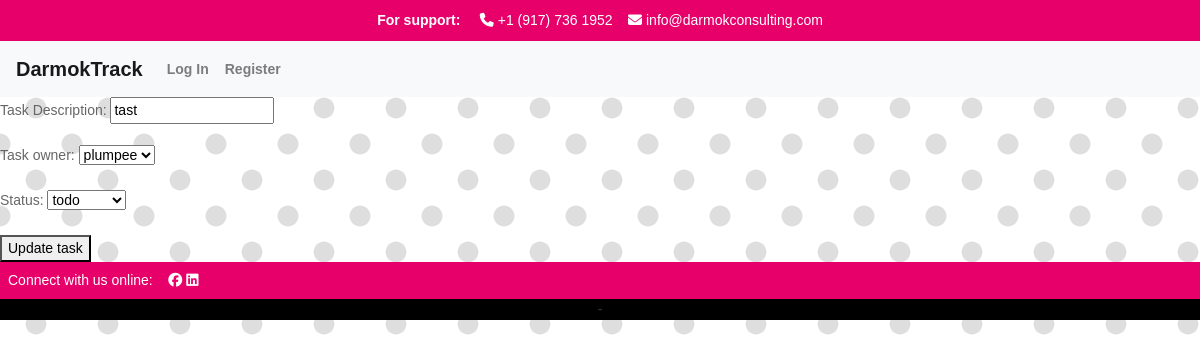
Page /track/update_task/1 on the committed database.
### apps/track/models.py (models this page shows, shortened)
class ProjectTask(models.Model):
    TODO = 'todo'
    COMPLETE = 'complete'
    CANCELED = 'canceled'
    CHOICES_STATUS = {
        (TODO, 'todo'),
        (COMPLETE, 'complete'),
        (CANCELED, 'canceled'),
    }
    project = models.ForeignKey(Project, related_name="tasks", on_delete=models.CASCADE)
    description = models.CharField("Task Description", max_length=250)
    task_owner = models.ForeignKey(User, related_name='task_owner', on_delete=models.CASCADE)
    created = models.DateTimeField(auto_now_add=True)
    status = models.CharField(max_length=25, choices=CHOICES_STATUS, default=TODO)
    due_date = models.DateTimeField(default=default_future)
    class Meta:
        ordering = ['due_date']

### apps/track/views.py (the view)
# urls.py: path("track/update_task/<int:pk>", views.update_task, name="update_task"),
def update_task(request, pk):
    task = ProjectTask.objects.get(pk=pk)
    if request.method == 'POST':
        form = UpdateTaskForm(request.POST, instance=task)
        if form.is_valid():
            form.save()
            return redirect('projects')
    else:
        form = UpdateTaskForm(instance=task)
    return render(request, 'track/update_task.html', {'form': form})

### apps/track/forms.py
class UpdateTaskForm(forms.ModelForm):
    class Meta:
        model = ProjectTask
        fields =('description', 'task_owner', 'status')

### apps/track/models.py (called while the page is built)
    def __str__(self):
        return self.username

### apps/track/templates/track/update_task.html (shortened to what this page needs)
{% extends "track/layout.html" %}
{% load static %}
{% block body %}
<form method="post">
    {{ form.as_p }}
    <button type="submit">Update task</button>
</form>
{% endblock %}

### apps/track/static/styles.css (style rules this page uses)
body { font-family: Helvetica, Arial, Lucida, sans-serif; font-size: 14px; color: #666; background-image: radial-gradient(rgb(222, 222, 222) 19.2%, transparent 21.6%), radial-gradient(rgb(222, 222, 222) 19.2%, transparent 21.6%); background-position: 0px 0px, 36px 36px; background-size: 72px 72px; background-color: rgb(255, 255, 255); }

### rows in the picture
ProjectTask: description "tast", task_owner "plumpee", status "todo"
